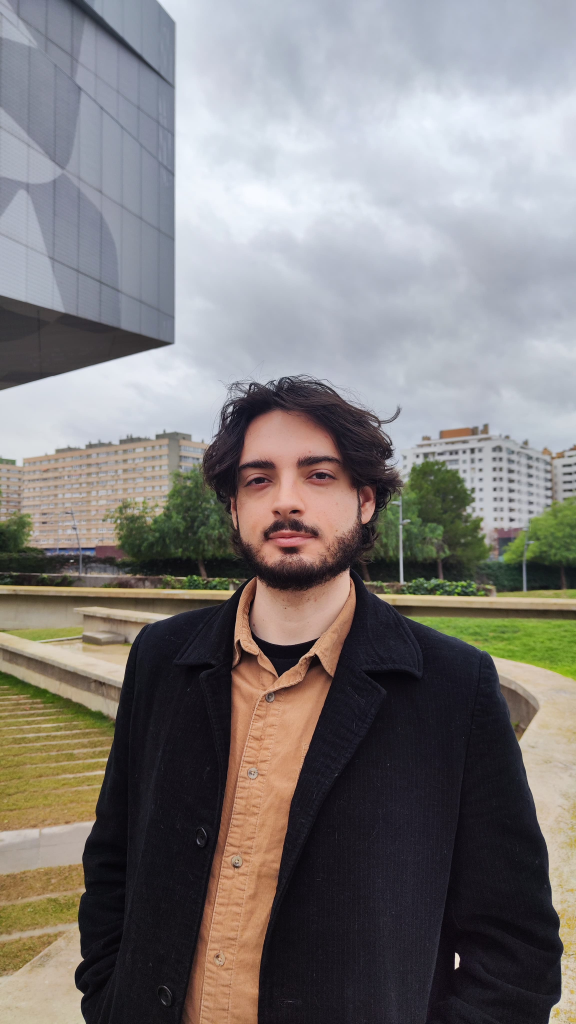
#> input picture photos/Renato/WhatsApp Image 2026-01-29 at 14.52.08.jpeg, 2304 x 4096 px, given in place of IMG-20260527-WA0015.jpg, which was not available (shown at 1/4 size)
$ python generate_sprites.py
#> lines starting #> are read from the running program, lines starting #| are printed output that depends on the picture; pictures that were not available may be replaced by others from this repository, and a replacement may not be noted
#!/usr/bin/env python3
"""
generate_sprites.py — Pipeline offline Python/Pillow para gerar sprite sheet e portraits.

Processa fotos reais de Natalia e Renato para criar assets pixel art usados no jogo.
Gera:
  - assets/sprites/natalia_spritesheet.png  (192x32, 6 frames x 32x32)
  - assets/sprites/portraits/natalia_portrait.png  (64x80, busto JRPG)
  - assets/sprites/portraits/renato_portrait.png   (64x80, busto JRPG)

Uso:
    python3 scripts/generate_sprites.py

Executar a partir da raiz do projeto (/Users/renatojaf/jogo-natalia).
"""

from PIL import Image, ImageEnhance, ImageFilter
import os
import sys

PHOTOS_DIR = "Photos"
OUTPUT_DIR = "assets/sprites"

# Source photos — chosen for best frontal angle and face visibility.
NATALIA_PHOTO = "Photos/Natalia/IMG-20260527-WA0015.jpg"   # mirror selfie, frontal view
RENATO_PHOTO  = "Photos/Renato/WhatsApp Image 2026-01-29 at 14.52.18.jpeg"  # close frontal

# Crop parameters — (y_start_fraction, y_end_fraction, x_start_fraction, x_end_fraction)
# Verified visually against preview crops (2304x4096).
NATALIA_BUST_CROP = (0.15, 0.60, 0.05, 0.75)   # face centered, hair+glasses+smile
NATALIA_BODY_CROP = (0.12, 0.88, 0.03, 0.90)    # full visible body for sprite
RENATO_BUST_CROP  = (0.25, 0.62, 0.15, 0.85)    # face centered, avoids sky


def _pixel_art_resize(img: Image.Image, target_size: tuple) -> Image.Image:
    """Convert to JRPG pixel art look.

    Pipeline: contrast boost → LANCZOS downscale → 16-color quantize.
    Uses LANCZOS throughout for smooth SNES/GBA portrait style (not chunky NEAREST).
    """
    img = img.convert("RGB")

    # Moderate contrast boost so face features survive downscale
    img = ImageEnhance.Contrast(img).enhance(1.3)
    img = ImageEnhance.Color(img).enhance(1.2)

    # Single LANCZOS resize — smooth, portrait-style
    img = img.resize(target_size, Image.LANCZOS)

    # 16-color quantize → RGBA
    img = img.quantize(colors=16, method=Image.Quantize.MEDIANCUT).convert("RGBA")
    return img


def _open_photo(path: str) -> Image.Image:
#> called with path = 'Photos/Natalia/IMG-20260527-WA0015.jpg'
    try:
        return Image.open(path).convert("RGB")
#> returned value is the input picture: PIL image 2304x4096 RGB; mean R, G, B 128.3, 124.5, 123
    except FileNotFoundError as e:
        print(f"ERRO: nao foi possivel abrir a foto '{path}': {e}", file=sys.stderr)
        sys.exit(1)
    except OSError as e:
        print(f"ERRO: nao foi possivel abrir a foto '{path}': {e}", file=sys.stderr)
        sys.exit(1)
    except Exception as e:
        print(f"ERRO: nao foi possivel abrir a foto '{path}': {e}", file=sys.stderr)
        sys.exit(1)


def _crop(img: Image.Image, fractions: tuple) -> Image.Image:
    """Crop image by fractions (y0, y1, x0, x1) of total dimensions."""
#> called with fractions = (0.12, 0.88, 0.03, 0.9)
    w, h = img.size
#> w = 2304; h = 4096
    y0, y1, x0, x1 = fractions
    return img.crop((int(w * x0), int(h * y0), int(w * x1), int(h * y1)))
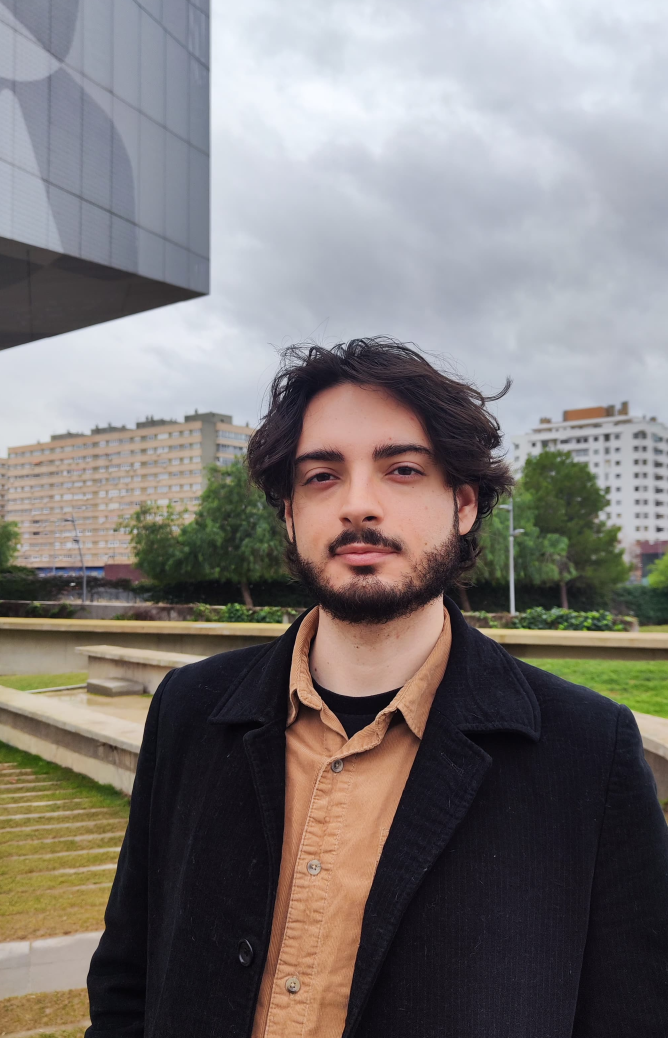
#> returned value: PIL image 2004x3113 RGB (shown at 1/3 size); mean R, G, B 126.3, 121.1, 119.4


def generate_natalia_spritesheet(photo_path: str) -> None:
    """Gera sprite sheet 192x32 (6 frames x 32x32) a partir de foto real.

    Todas as 6 animacoes usam o mesmo frame base como placeholder funcional.
    Animacoes frame-a-frame ficam para a Phase 3 (RESEARCH.md Open Question 2).
    Mesmo frame em todos os slots evita flickering de paleta (Pitfall 6).
    """
    img = _open_photo(photo_path)
    body = _crop(img, NATALIA_BODY_CROP)

    frame = _pixel_art_resize(body, (32, 32))

    frames = ["idle", "run", "jump", "fall", "hurt", "death"]
    sheet = Image.new("RGBA", (32 * len(frames), 32), (0, 0, 0, 0))
#> sheet: PIL image 192x32 RGBA; every value is 0
    for i in range(len(frames)):
        sheet.paste(frame, (i * 32, 0))
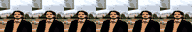
#> sheet: PIL image 192x32 RGBA; mean R, G, B, A 129.7, 122.8, 116.9, 255

    output_path = os.path.join(OUTPUT_DIR, "natalia_spritesheet.png")
    sheet.save(output_path)
    print(f"Sprite sheet gerado: {output_path} ({sheet.size[0]}x{sheet.size[1]})")
#| Sprite sheet gerado: assets/sprites/natalia_spritesheet.png (192x32)


def generate_portrait(photo_path: str, output_name: str, crop_fractions: tuple) -> None:
    """Gera portrait 64x80 (busto JRPG) a partir de foto real.

    Args:
        photo_path: Caminho para a foto de entrada.
        output_name: Nome do arquivo de saida (sem extensao).
        crop_fractions: (y0, y1, x0, x1) fractions for the bust region.
    """
    img = _open_photo(photo_path)
    bust = _crop(img, crop_fractions)
#> call 2 of _crop, with fractions = (0.15, 0.6, 0.05, 0.75)
#> in _crop (call 2), `return img.crop((int(w * x0), int(h * y0), int(w * x1), int(h * y1)))`:
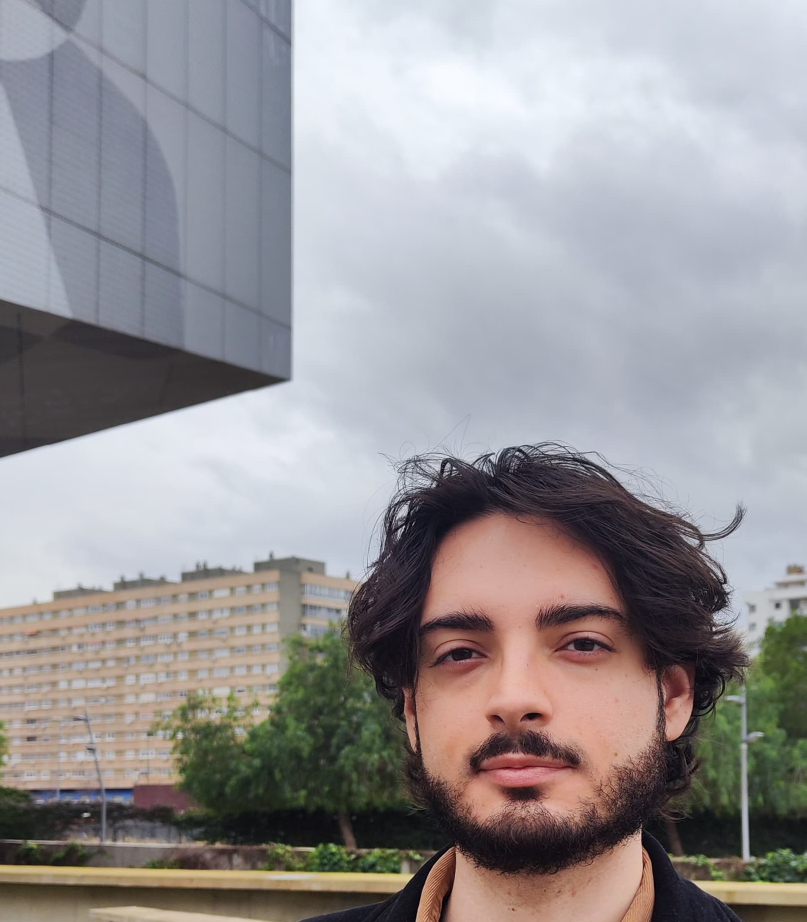
#> returned value: PIL image 1613x1843 RGB (shown at 1/2 size); mean R, G, B 151.7, 148.4, 150.4

    portrait = _pixel_art_resize(bust, (64, 80))
#> call 2 of _pixel_art_resize, with target_size = (64, 80)
#> in _pixel_art_resize (call 2), `img = img.quantize(colors=16, method=Image.Quantize.MEDIANCUT).convert..`:
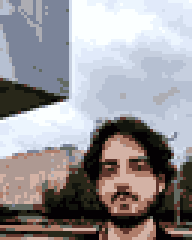
#> img: PIL image 64x80 RGBA (shown 3 times larger); mean R, G, B, A 150.5, 147.4, 151.1, 255

    output_path = os.path.join(OUTPUT_DIR, "portraits", f"{output_name}.png")
    portrait.save(output_path)
    print(f"Portrait gerado: {output_path} ({portrait.size[0]}x{portrait.size[1]})")
#| Portrait gerado: assets/sprites/portraits/natalia_portrait.png (64x80)


if __name__ == '__main__':
    os.makedirs(os.path.join(OUTPUT_DIR, "portraits"), exist_ok=True)

    generate_natalia_spritesheet(NATALIA_PHOTO)
    generate_portrait(NATALIA_PHOTO, "natalia_portrait", NATALIA_BUST_CROP)
    generate_portrait(RENATO_PHOTO,  "renato_portrait",  RENATO_BUST_CROP)
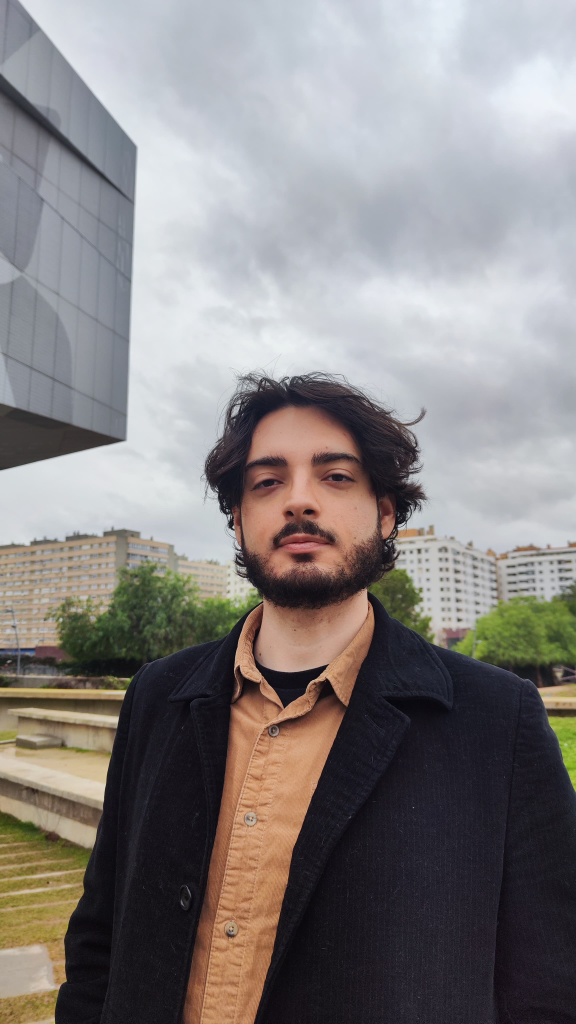
#> input picture photos/Renato/WhatsApp Image 2026-01-29 at 14.52.18.jpeg, 2304 x 4096 px, found by its file name (shown at 1/4 size)
#> in _open_photo, returned value is the input picture: PIL image 2304x4096 RGB; mean R, G, B 135.1, 130.9, 130
#> call 3 of _crop, with fractions = (0.25, 0.62, 0.15, 0.85)
#> in _crop (call 3), `return img.crop((int(w * x0), int(h * y0), int(w * x1), int(h * y1)))`:
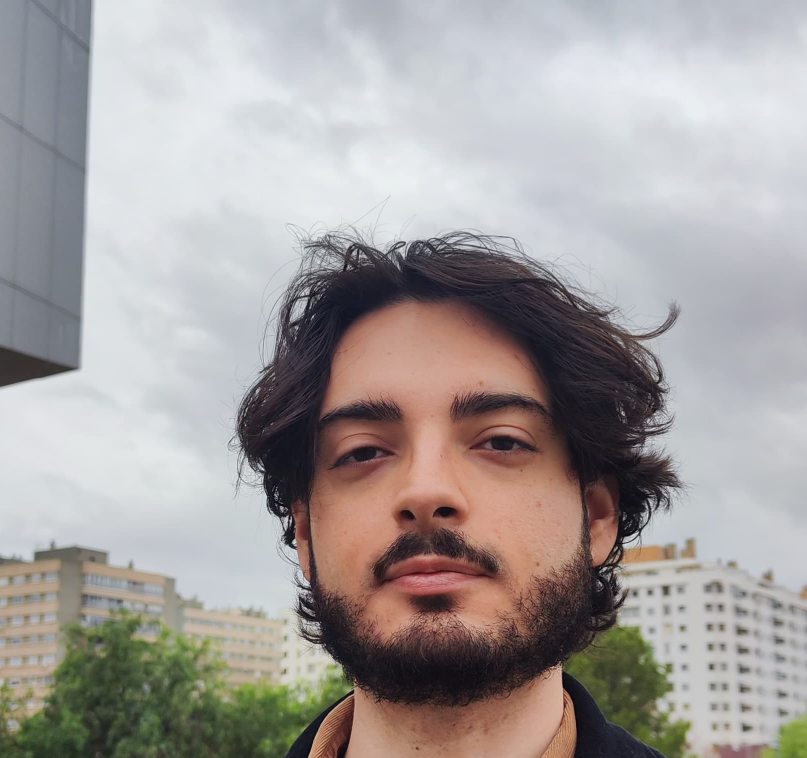
#> returned value: PIL image 1613x1515 RGB (shown at 1/2 size); mean R, G, B 164.4, 159.1, 157.5
#> call 3 of _pixel_art_resize, with target_size = (64, 80)
#> in _pixel_art_resize (call 3), `img = img.quantize(colors=16, method=Image.Quantize.MEDIANCUT).convert..`:
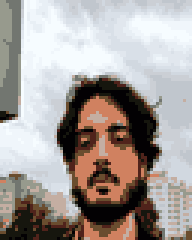
#> img: PIL image 64x80 RGBA (shown 3 times larger); mean R, G, B, A 166.3, 158.7, 155.3, 255
#| Portrait gerado: assets/sprites/portraits/renato_portrait.png (64x80)
